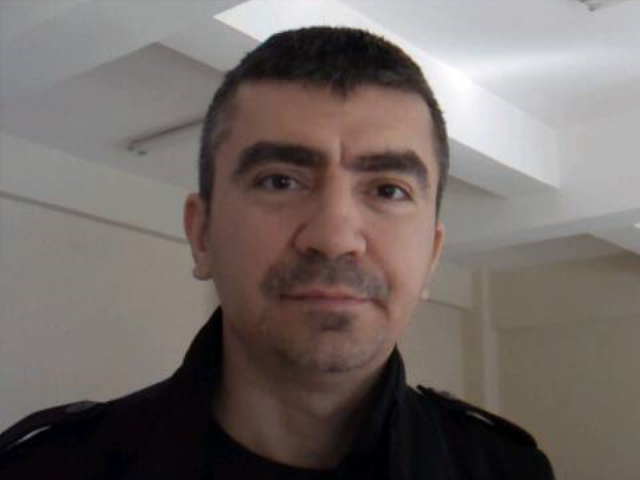
#> input picture image/IR_00121_RGB.png, 640 x 480 px; its folder holds 6 pictures in this run
$ python merge_image_2_by_2.py
#> lines starting #> are read from the running program, lines starting #| are printed output that depends on the picture; after the words box and inside, x2 and y2 are one past the last pixel; in counts of white or black regions, pixels touching at a corner belong together
import cv2
import numpy as np

name = "IR_00121"
img1name = f"./../image/{name}_RGB.png"
img2name = f"./../image/{name}.png"
img3name = f"{name}_RGB_face_detection.jpg"
img4name = f"{name}_fever_detection.jpg"
img1 = cv2.imread(img1name)
#> img1 is the input picture: shape (480, 640, 3); mean B, G, R 102.4, 106.3, 115.1
img2 = cv2.imread(img2name)
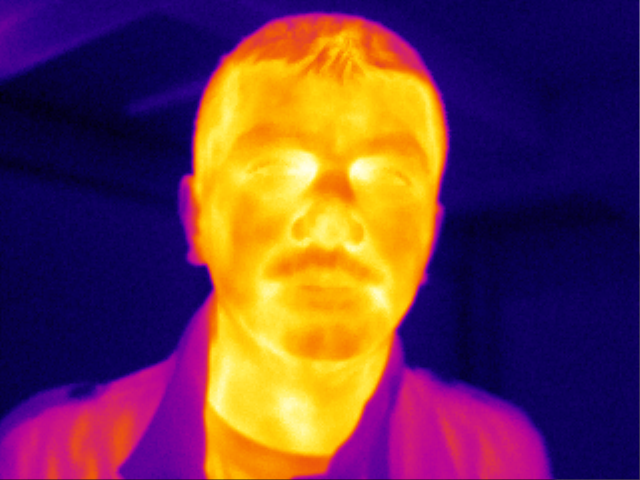
#> input picture image/IR_00121.png, 640 x 480 px
#> img2 is the input picture: shape (480, 640, 3); mean B, G, R 73.7, 57.3, 106.2
img3 = cv2.imread(img3name)
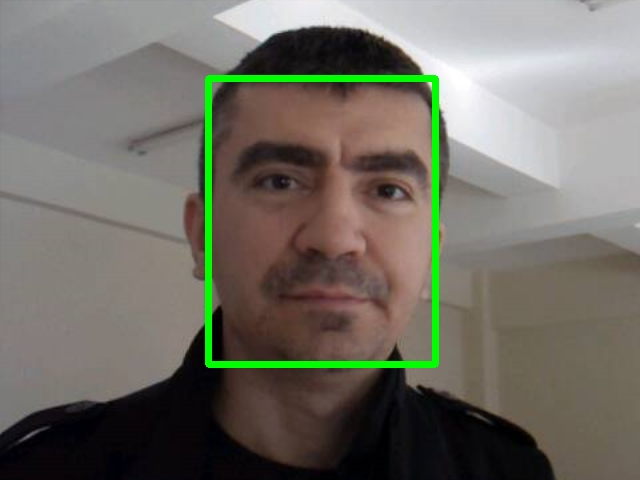
#> input picture result/IR_00121_RGB_face_detection.jpg, 640 x 480 px
#> img3 is the input picture: shape (480, 640, 3); mean B, G, R 100.9, 110.6, 113.1
img4 = cv2.imread(img4name)
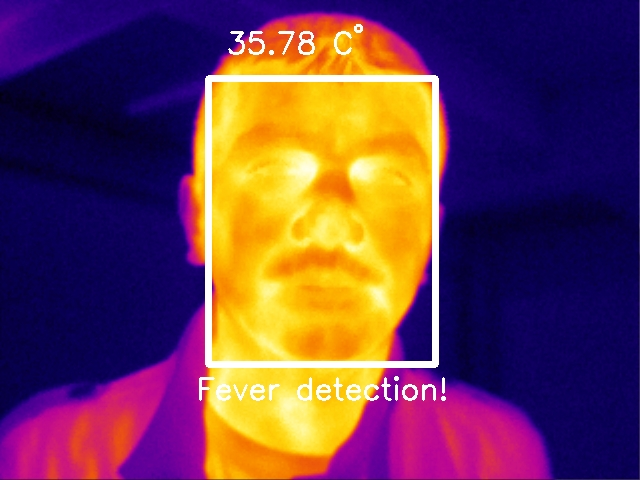
#> input picture result/IR_00121_fever_detection.jpg, 640 x 480 px
#> img4 is the input picture: shape (480, 640, 3); mean B, G, R 80.1, 61.3, 107.3

img1name, img1Extension = img1name.rsplit('.', 1)
img2name, img2Extension = img2name.rsplit('.', 1)
img3name, img3Extension = img3name.rsplit('.', 1)
img4name, img4Extension = img4name.rsplit('.', 1)
imgName, k = "", 0
while True:
    if img3name[k] == img4name[k]:
        imgName = f"{imgName}{img3name[k]}"
        k = k+1
    else:
        imgName = imgName[0:-1] # drop the last letter that is _
        break

h, w, c = img1.shape
#> h = 480; w = 640; c = 3
# insert (a) (b) (c) (d) on upper right of the images
if w == 1280:
    xshift, yshift, fontType, fontScale, color, thickness = 150, 100, 0, 2, (255,255,255), 6
elif w == 640:
    xshift, yshift, fontType, fontScale, color, thickness = 60, 50, 0, 1, (255,255,255), 3
img1 = cv2.putText(img1, "(a)", (w-xshift, yshift), fontType, fontScale, color, thickness, 0)
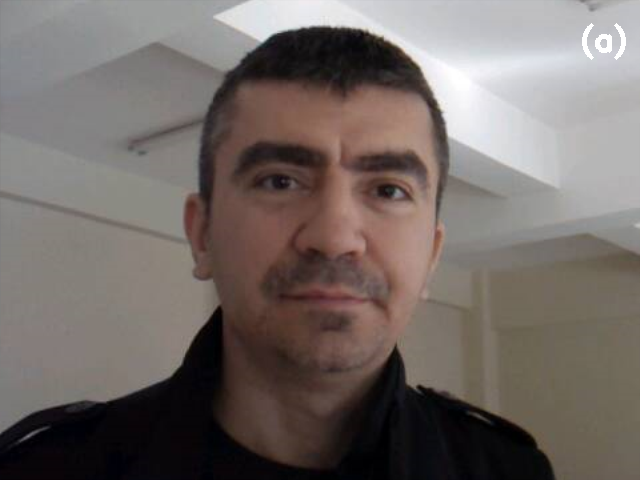
#> img1: shape (480, 640, 3); 0.19% of pixels changed, all inside (x1, y1, x2, y2) = (582, 23, 626, 60)
img2 = cv2.putText(img2, "(b)", (w-xshift, yshift), fontType, fontScale, color, thickness, 0)
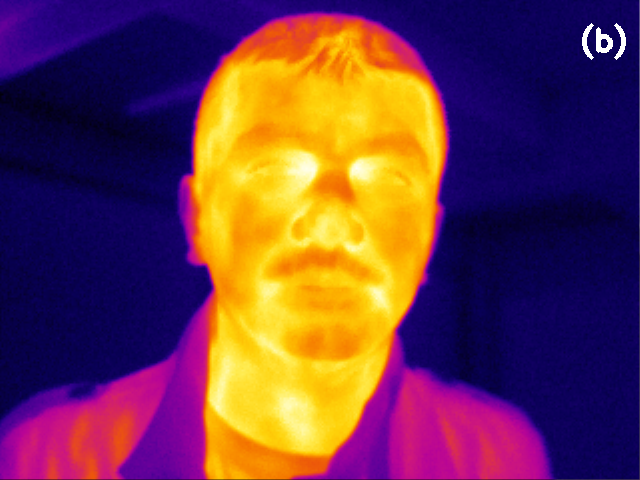
#> img2: shape (480, 640, 3); 0.2% of pixels changed, all inside (x1, y1, x2, y2) = (582, 23, 626, 60)
img3 = cv2.putText(img3, "(c)", (w-xshift, yshift), fontType, fontScale, color, thickness, 0)
#> img3: shape (480, 640, 3); 0.18% of pixels changed, all inside (x1, y1, x2, y2) = (582, 23, 625, 60)
img4 = cv2.putText(img4, "(d)", (w-xshift, yshift), fontType, fontScale, color, thickness, 0)
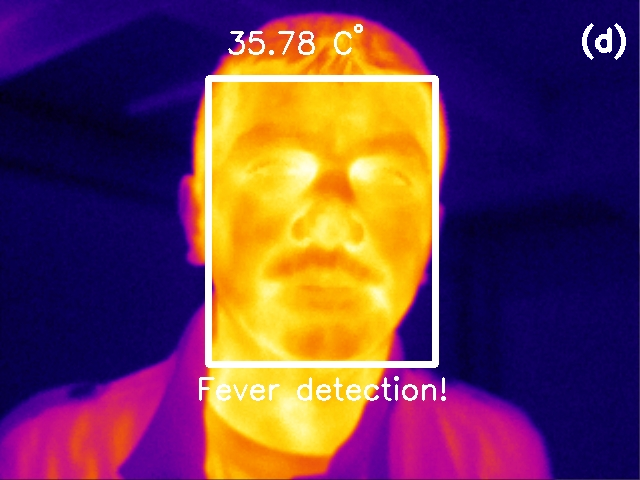
#> img4: shape (480, 640, 3); 0.2% of pixels changed, all inside (x1, y1, x2, y2) = (582, 23, 626, 60)
# combine all images to show the result as a single image
img = np.zeros((2*h, 2*w, c), np.uint8)
img[0:h,0:w,:] = img1
img[0:h,w:2*w,:] = img2
img[h:2*h,0:w,:] = img3
img[h:2*h,w:2*w,:] = img4

# resize image to display on screen
s = 0.5
rimg = cv2.resize(img, (int(s*img.shape[1]), int(s*img.shape[0])), 0)
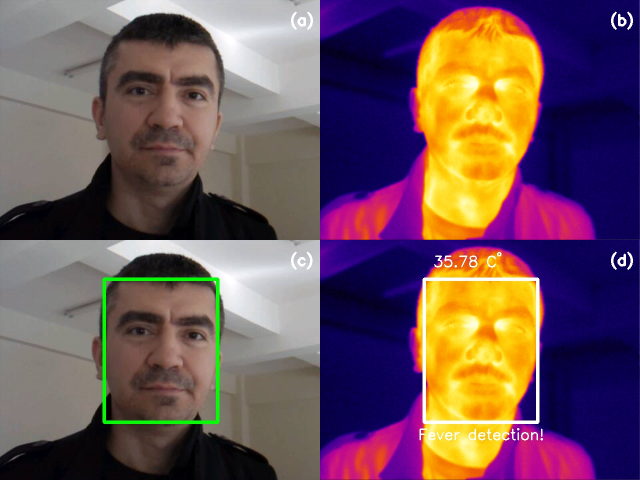
#> rimg: shape (480, 640, 3); mean B, G, R 89.6, 84.3, 110.9
cv2.imshow("Merged image", rimg)
cv2.waitKey(0)
# save image
cv2.imwrite(f"{imgName}_RGB_infrared_faces_fever.jpg", img, [cv2.IMWRITE_JPEG_QUALITY, 50])
